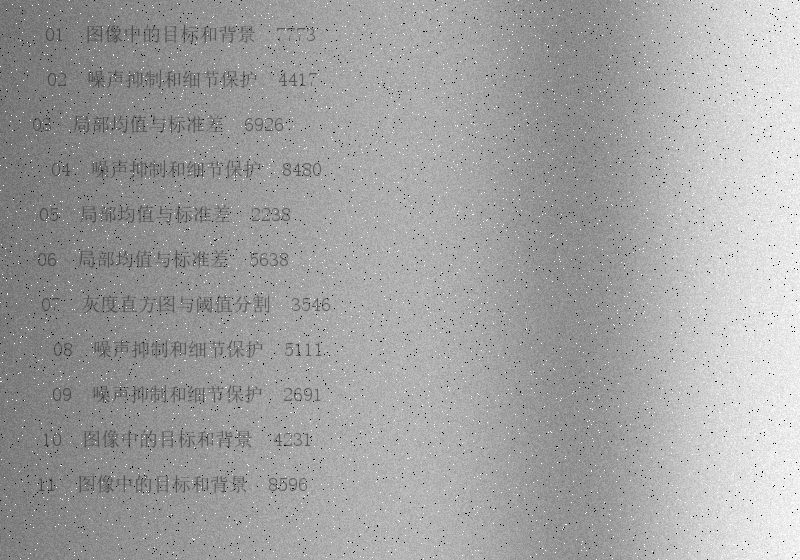
#> input picture data/test/test_300_mixed.png, 800 x 560 px
$ python -i algorithms.py   (imports and definitions only)
#> lines starting #> are read from the running program, lines starting #| are printed output that depends on the picture; after the words box and inside, x2 and y2 are one past the last pixel; in counts of white or black regions, pixels touching at a corner belong together
#> further down, picture is the input picture: shape (560, 800); min 0, max 255, mean 162
from dataclasses import asdict, dataclass

import numpy as np
from scipy.ndimage import median_filter, uniform_filter
from skimage.filters import threshold_otsu, threshold_sauvola
from skimage.morphology import remove_small_objects


@dataclass(frozen=True)
class Parameters:
    """改进流程的参数；默认值对应随附验证集选出的配置。"""

    window: int = 41
    k: float = 0.3
    background_window: int = 81
    min_area: int = 2

    def to_dict(self):
        return asdict(self)


def box_mean(image, window):
    """利用积分图计算方框均值，边界按镜像扩展。"""
    if window < 3 or window % 2 == 0:
        raise ValueError("window must be an odd integer >= 3")
    radius = window // 2
    # 累加前转浮点，避免灰度值在整数类型中溢出。
    padded = np.pad(np.asarray(image, dtype=np.float64), radius, mode="reflect")
    integral = np.pad(padded, ((1, 0), (1, 0))).cumsum(0).cumsum(1)
    return (
        integral[window:, window:]
        - integral[:-window, window:]
        - integral[window:, :-window]
        + integral[:-window, :-window]
    ) / (window * window)


def normalize_background(image, window):
    """估计缓变的纸张背景，再把各处亮度拉到相近的范围。"""
    background = box_mean(image, window)
    return np.clip(image / np.maximum(background, 1.0) * 230.0, 0, 255).astype(np.uint8)


def suppress_impulses(image):
    """只替换孤立的黑白极值，不对整幅图直接做中值滤波。"""
    median = median_filter(image, size=3, mode="reflect")
    dark_support = uniform_filter((image < 30).astype(float), size=3, mode="reflect") * 9
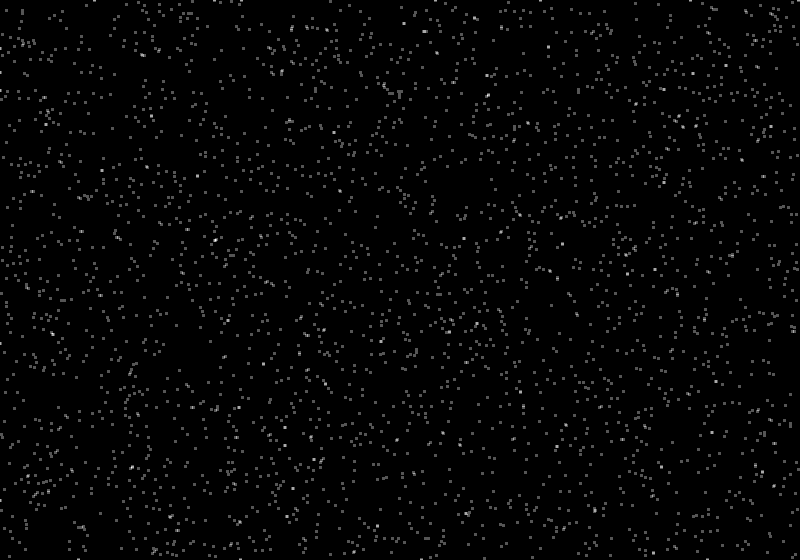
#> dark_support: shape (560, 800) float64; min 0, max 3, mean 0.0547; drawn with min black and max white
    light_support = uniform_filter((image > 250).astype(float), size=3, mode="reflect") * 9
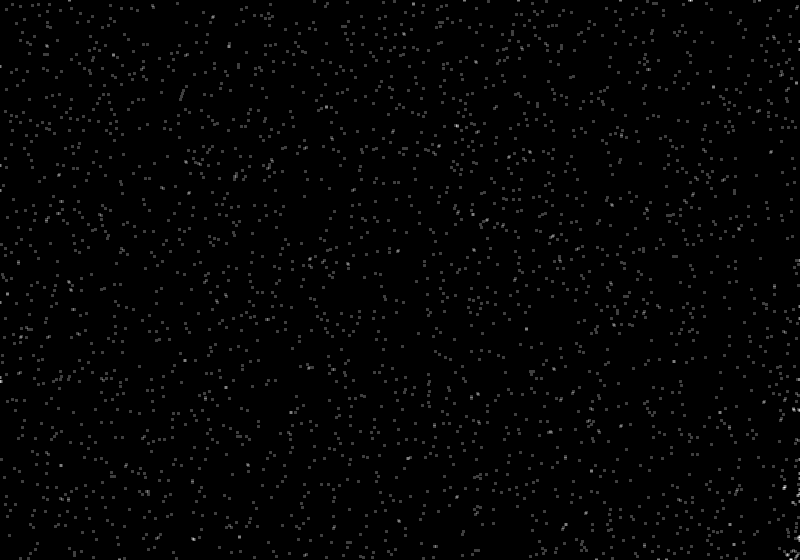
#> light_support: shape (560, 800) float64; min 0, max 4, mean 0.0532; drawn with min black and max white
    # 计数包含中心。小于1.5表示附近没有同类极值，也留出浮点误差余量。
    isolated = ((image < 30) & (dark_support < 1.5)) | ((image > 250) & (light_support < 1.5))
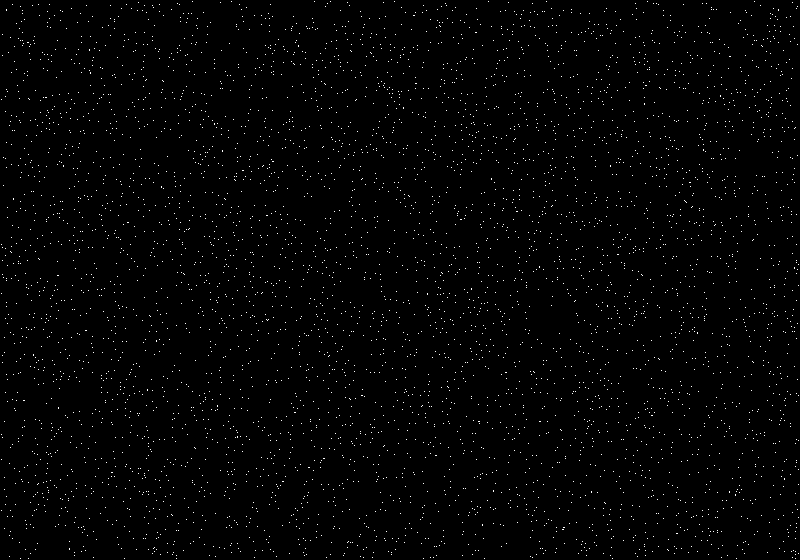
#> isolated: shape (560, 800) bool; 1.1% white in thin lines or dots
    outlier = np.abs(image.astype(float) - median.astype(float)) > 60
#> outlier: shape (560, 800) bool; 1.1% white in thin lines or dots
    return np.where(isolated & outlier, median, image).astype(np.uint8)


def segment(image, method="improved", parameters=None):
    """返回文字掩膜：True为深色文字，False为背景。"""
    image = np.asarray(image)
    if image.ndim != 2 or image.dtype != np.uint8:
        raise ValueError("input must be a 2-D uint8 grayscale image")
    parameters = parameters or Parameters()
    if method == "otsu":
        return image <= threshold_otsu(image)
    if method == "sauvola":
        return image <= threshold_sauvola(image, window_size=25, k=0.2, r=127.5)
    if method not in {"tuned_sauvola", "normalized", "denoised", "improved"}:
        raise ValueError(f"unknown method: {method}")
    working = image
    if method in {"denoised", "improved"}:
        working = suppress_impulses(working)
    if method != "tuned_sauvola":
        working = normalize_background(working, parameters.background_window)
#> in box_mean, `padded = np.pad(np.asarray(image, dtype=np.float64), radius, mode="ref..`:
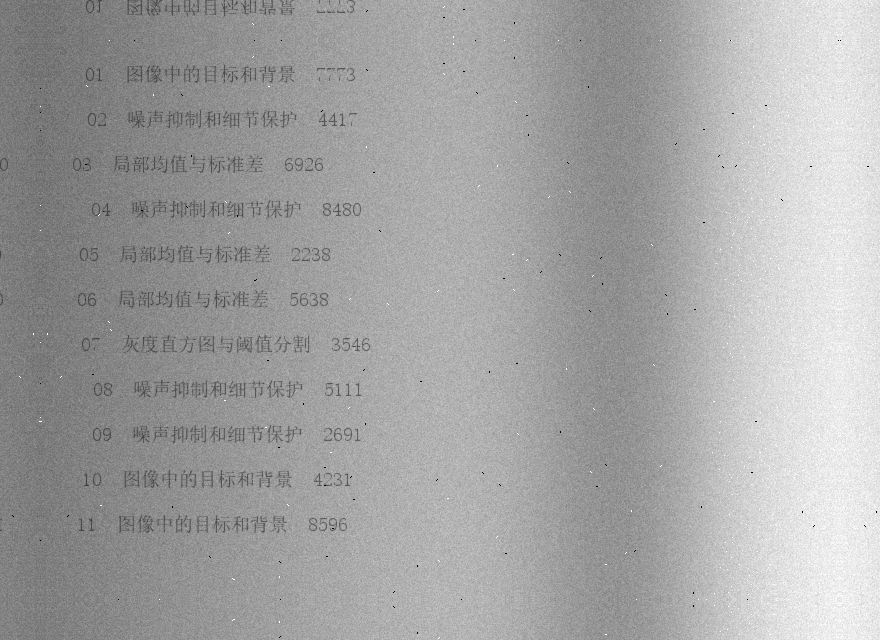
#> padded: shape (640, 880) float64; min 0, max 255, mean 163.8
#> in box_mean, `integral = np.pad(padded, ((1, 0), (1, 0))).cumsum(0).cumsum(1)`:
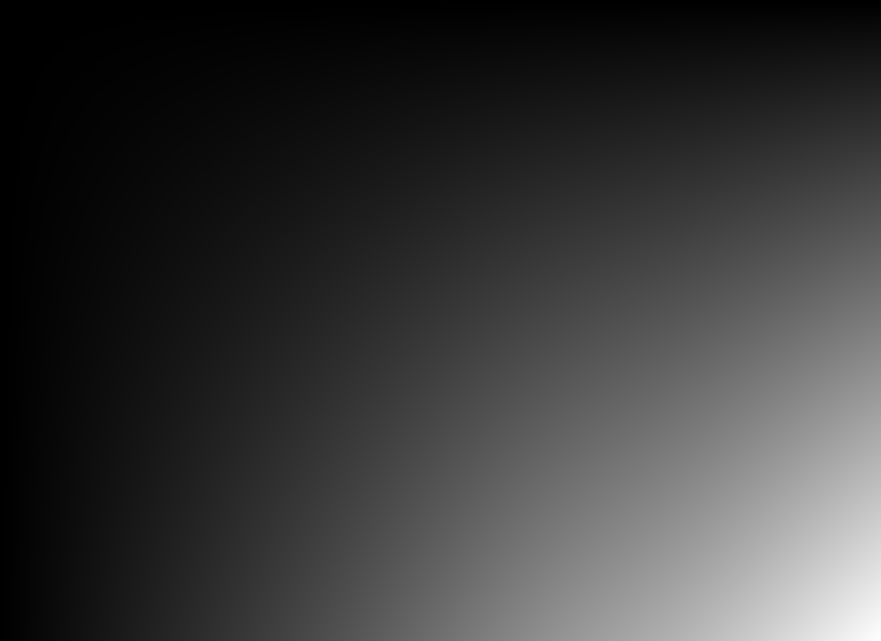
#> integral: shape (641, 881) float64; min 0, max 92247983, mean 20618826.8; drawn with min black and max white
#> in normalize_background, `return np.clip(image / np.maximum(background, 1.0) * 230.0, 0, 255).as..`:
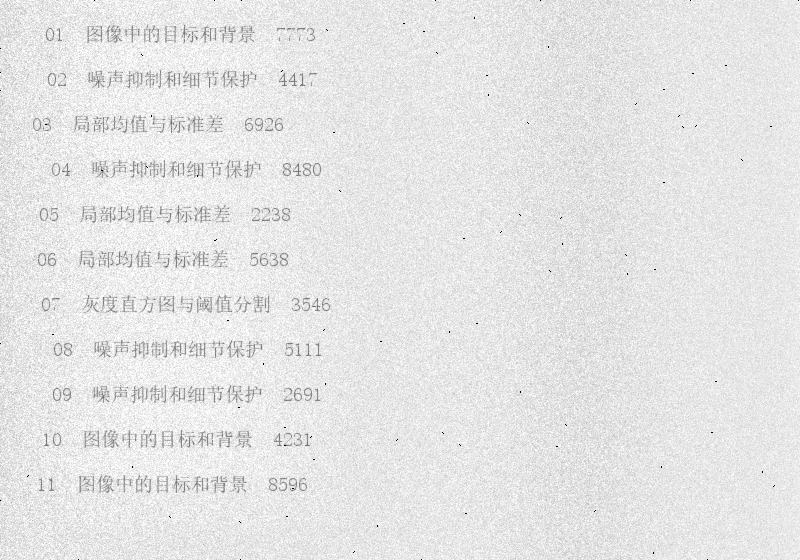
#> returned value: shape (560, 800); min 0, max 255, mean 229.2
    foreground = working <= threshold_sauvola(
        working, window_size=parameters.window, k=parameters.k, r=127.5
    )
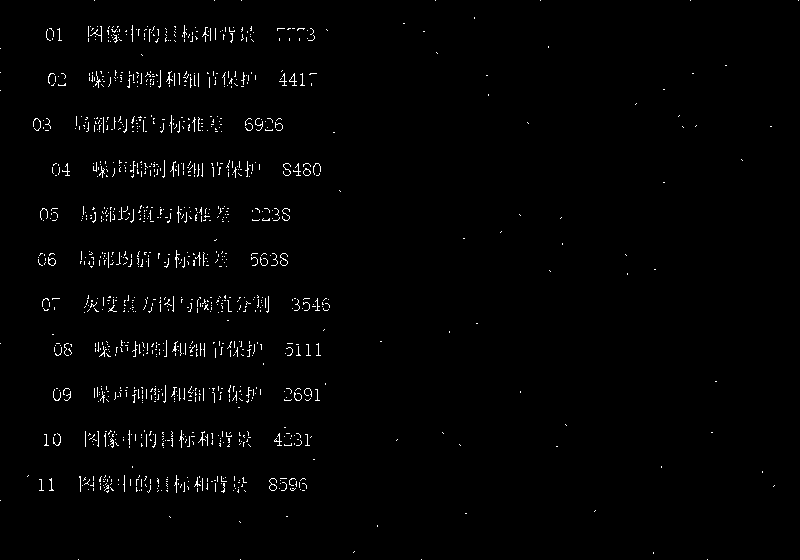
#> foreground: shape (560, 800) bool; 1.4% white in thin lines or dots
    if method == "improved":
        foreground = remove_small_objects(foreground, min_size=parameters.min_area, connectivity=2)
#> foreground: shape (560, 800) bool; 1.3% white in thin lines or dots, all inside (x1, y1, x2, y2) = (27, 17, 775, 554)
    return foreground


def evaluate(prediction, truth):
    """按文字前景计算指标；分母为零的指标按0记录。"""
    prediction = np.asarray(prediction, dtype=bool)
    truth = np.asarray(truth, dtype=bool)
    if prediction.shape != truth.shape:
        raise ValueError("prediction and truth must have equal shapes")
    true_positive = int(np.count_nonzero(prediction & truth))
    false_positive = int(np.count_nonzero(prediction & ~truth))
    false_negative = int(np.count_nonzero(~prediction & truth))
    precision = true_positive / max(true_positive + false_positive, 1)
    recall = true_positive / max(true_positive + false_negative, 1)
    return {
        "precision": precision,
        "recall": recall,
        "f1": 2 * true_positive / max(2 * true_positive + false_positive + false_negative, 1),
        "iou": true_positive / max(true_positive + false_positive + false_negative, 1),
        "pixel_error": float(np.mean(prediction != truth)),
        "tp": true_positive,
        "fp": false_positive,
        "fn": false_negative,
    }

>>> import cv2
>>> picture = cv2.imread('../data/test/test_300_mixed.png', cv2.IMREAD_GRAYSCALE)
>>> result = segment(picture)

$ run again, on data/test/test_303_mixed.png
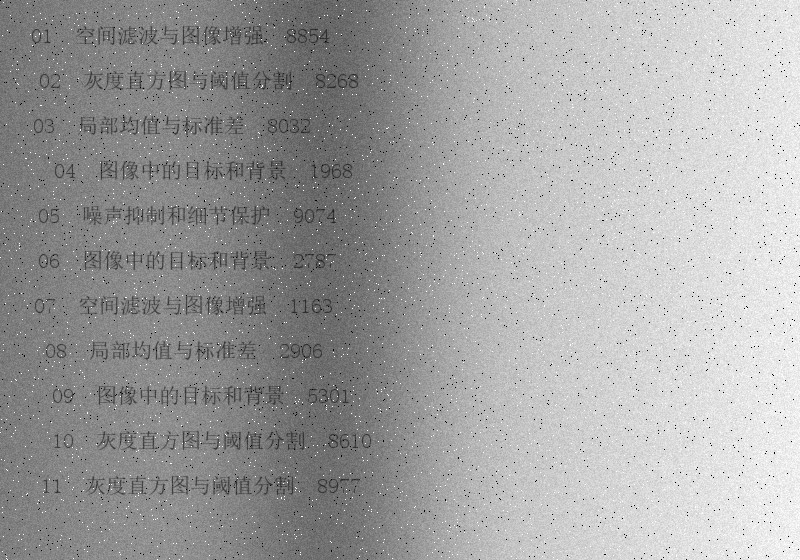
#> input picture data/test/test_303_mixed.png, 800 x 560 px
#> picture is the input picture: shape (560, 800); min 0, max 255, mean 161.6
#> in suppress_impulses, `isolated = ((image < 30) & (dark_support < 1.5)) | ((image > 250) & (l..`:
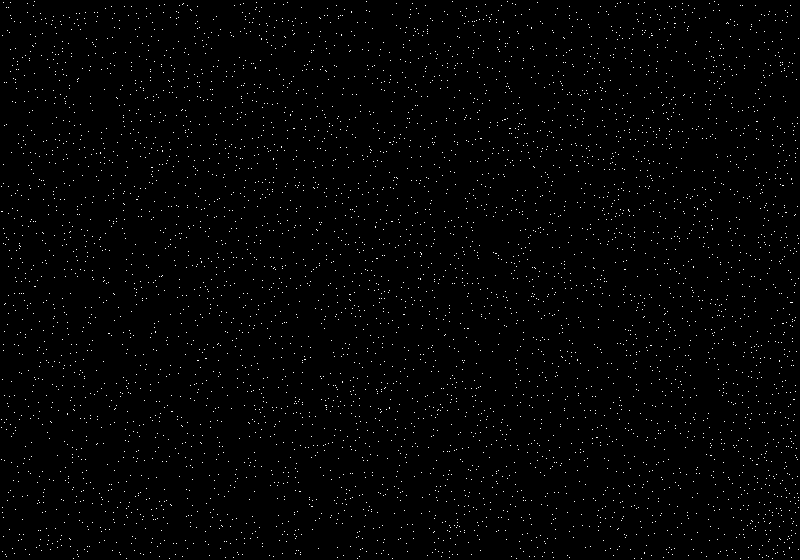
#> isolated: shape (560, 800) bool; 1.2% white in thin lines or dots
#> outlier: shape (560, 800) bool; 1.1% white in thin lines or dots
#> in segment, `foreground = working <= threshold_sauvola( working, window_size=parame..`:
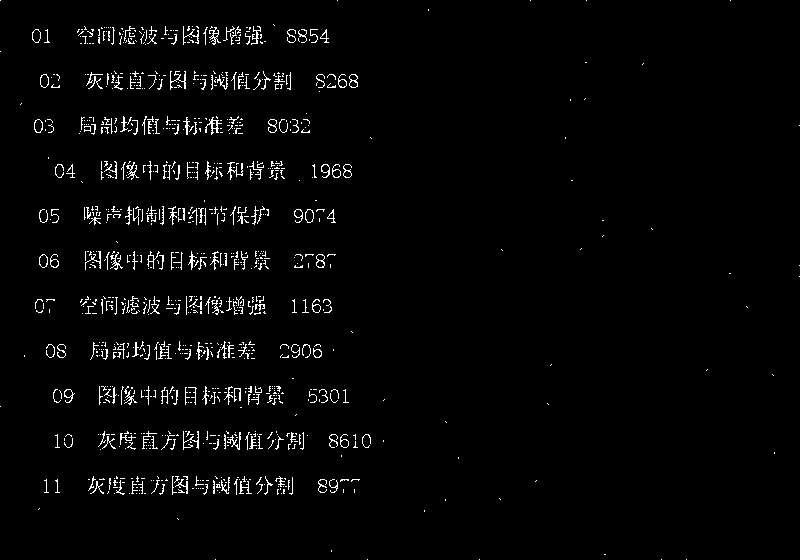
#> foreground: shape (560, 800) bool; 2.4% white in thin lines or dots

$ run again, on data/test/test_307_mixed.png
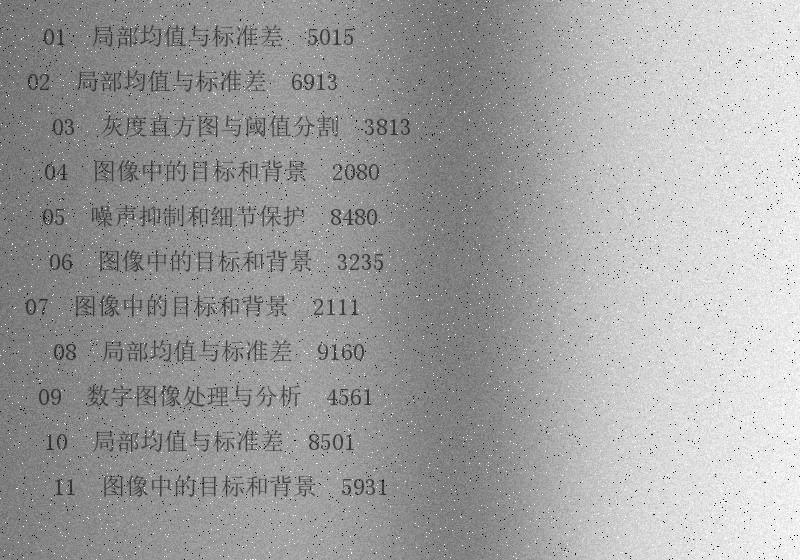
#> input picture data/test/test_307_mixed.png, 800 x 560 px
#> picture is the input picture: shape (560, 800); min 0, max 255, mean 160.6
#> in suppress_impulses, `isolated = ((image < 30) & (dark_support < 1.5)) | ((image > 250) & (l..`:
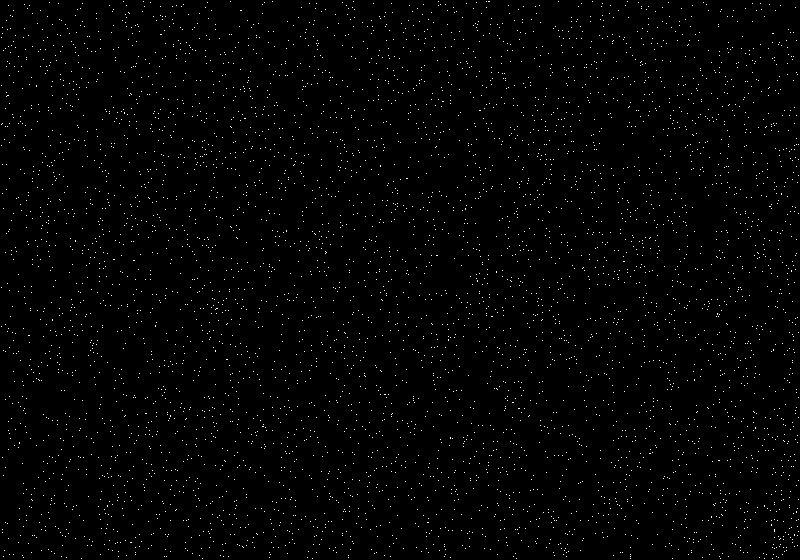
#> isolated: shape (560, 800) bool; 1.2% white in thin lines or dots
#> outlier: shape (560, 800) bool; 1.2% white in thin lines or dots
#> in segment, `foreground = working <= threshold_sauvola( working, window_size=parame..`:
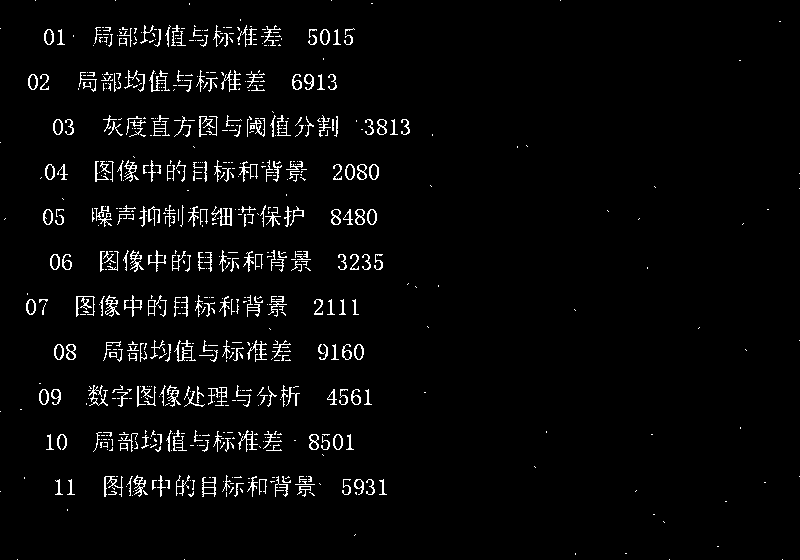
#> foreground: shape (560, 800) bool; 3.3% white in thin lines or dots

$ run again, on data/test/test_308_mixed.png
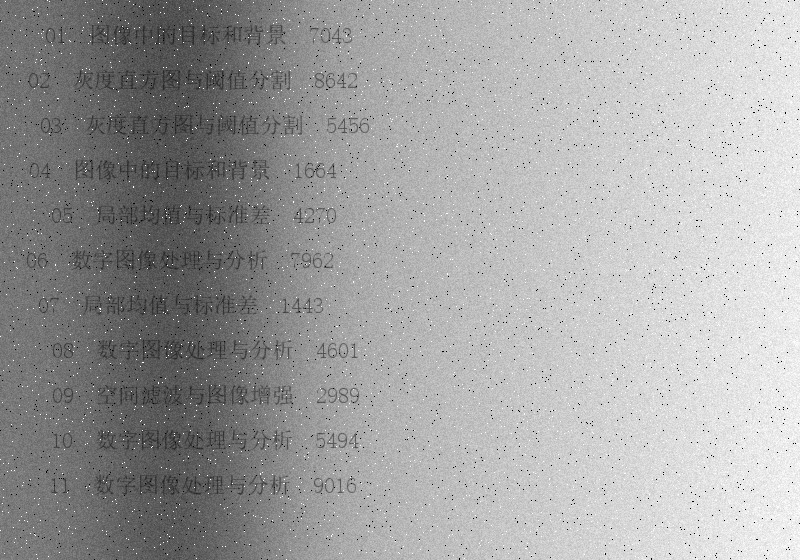
#> input picture data/test/test_308_mixed.png, 800 x 560 px
#> picture is the input picture: shape (560, 800); min 0, max 255, mean 162.1
#> isolated: shape (560, 800) bool; 1.1% white in thin lines or dots
#> outlier: shape (560, 800) bool; 0.97% white in thin lines or dots
#> in segment, `foreground = working <= threshold_sauvola( working, window_size=parame..`:
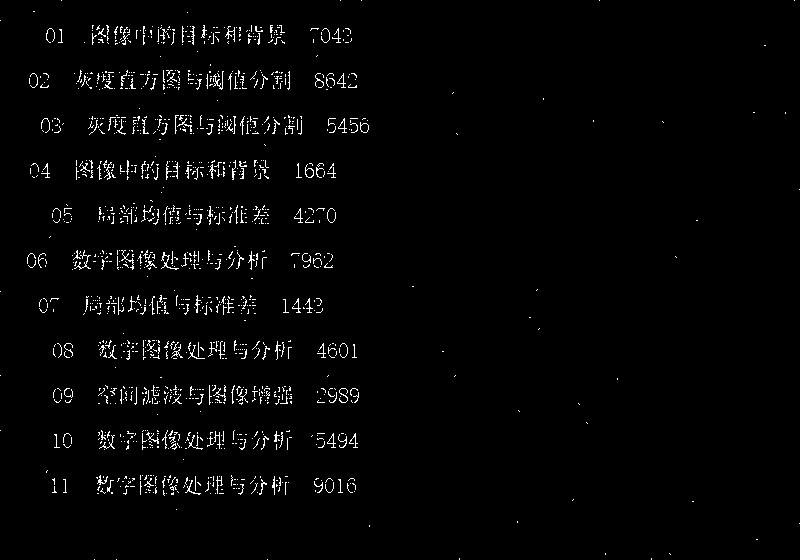
#> foreground: shape (560, 800) bool; 2.1% white in thin lines or dots
